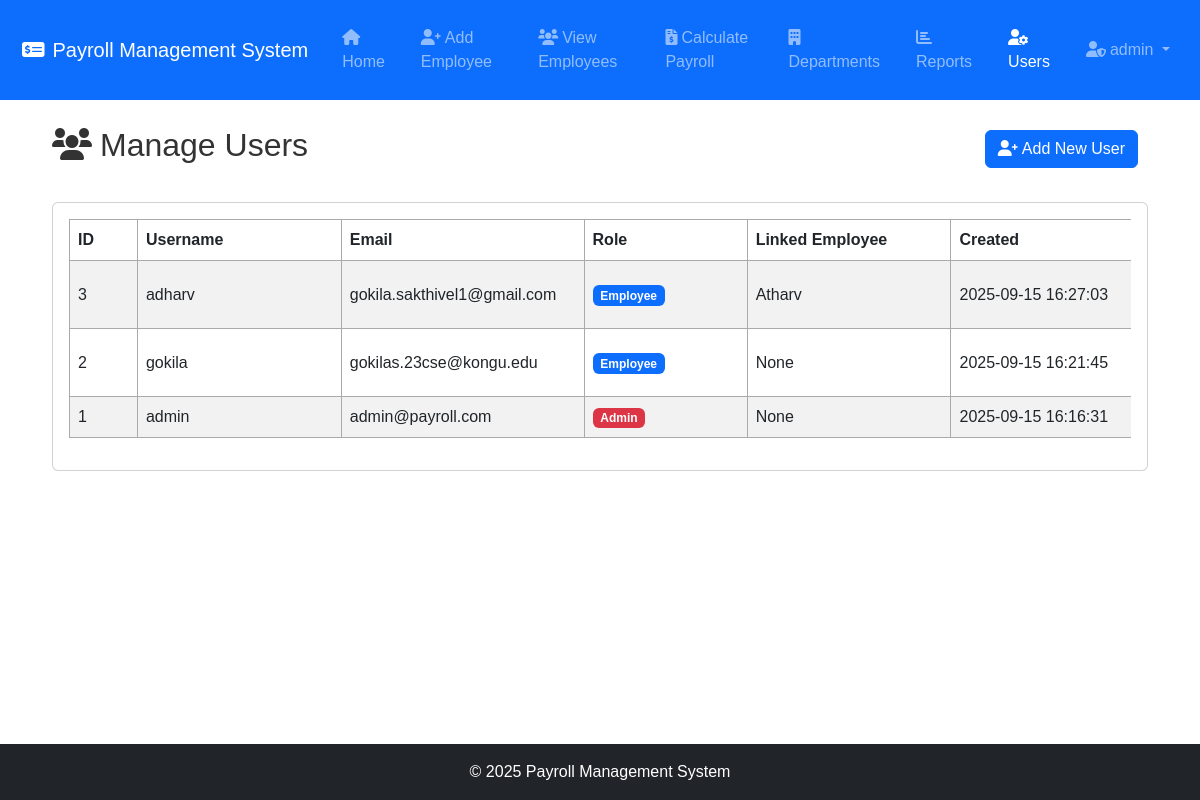
The page /users (signed in) on the database as committed earlier.
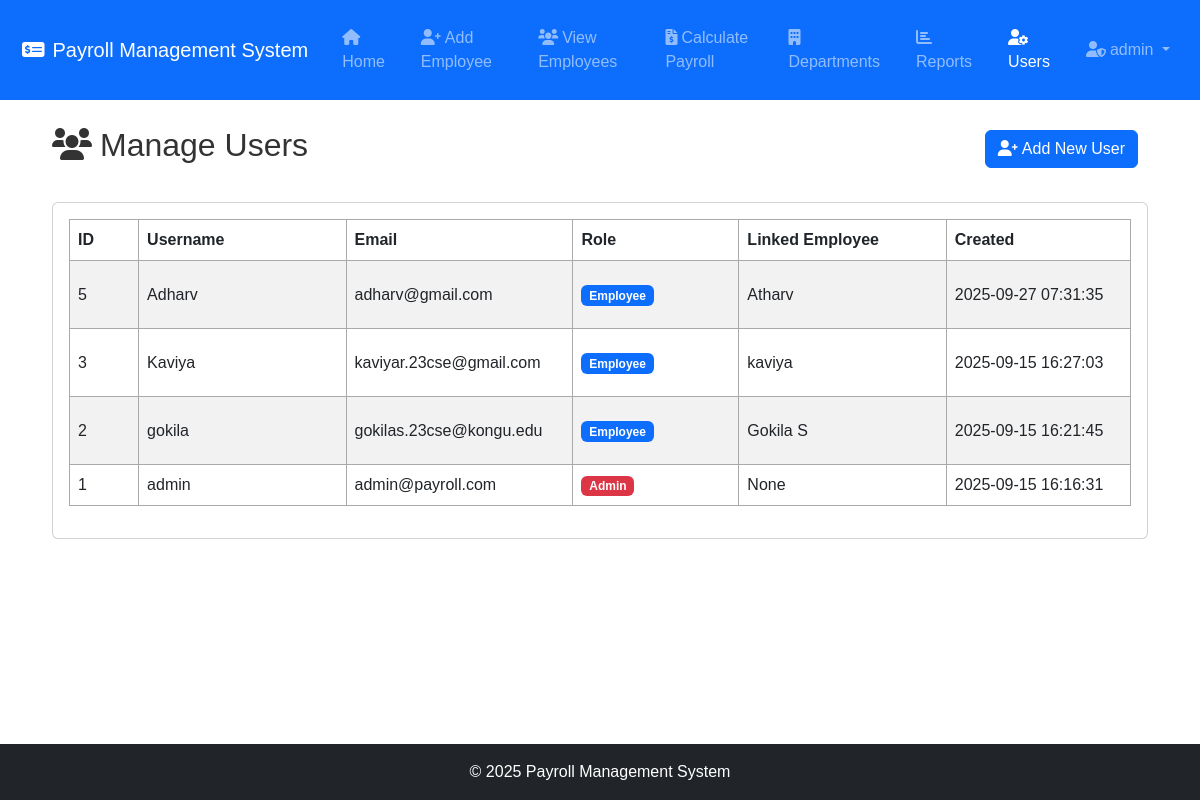
The same page on the database as committed later.
### tables this page shows
CREATE TABLE users (
                id INTEGER PRIMARY KEY AUTOINCREMENT,
                username TEXT UNIQUE NOT NULL,
                email TEXT UNIQUE NOT NULL,
                password_hash TEXT NOT NULL,
                role TEXT NOT NULL DEFAULT 'employee',
                employee_id INTEGER,
                created_at TIMESTAMP DEFAULT CURRENT_TIMESTAMP,
                FOREIGN KEY (employee_id) REFERENCES employees (id)
            );

CREATE TABLE employees (
                id INTEGER PRIMARY KEY AUTOINCREMENT,
                name TEXT NOT NULL,
                position TEXT NOT NULL,
                department TEXT,
                salary REAL NOT NULL,
                tax_rate REAL DEFAULT 0.15,
                allowances REAL DEFAULT 0
            , email TEXT, phone TEXT);

### app.py (the view)
@app.route('/users')
@admin_required
def manage_users():
    conn = sqlite3.connect('payroll_system/database.db')
    c = conn.cursor()
    c.execute("""SELECT u.id, u.username, u.email, u.role, e.name as employee_name, u.created_at
                 FROM users u
                 LEFT JOIN employees e ON u.employee_id = e.id
                 ORDER BY u.created_at DESC""")
    users = c.fetchall()
    conn.close()
    return render_template('manage_users.html', users=users)

### app.py (called while the page is built)
@login_manager.user_loader
def load_user(user_id):
    conn = sqlite3.connect('payroll_system/database.db')
    c = conn.cursor()
    c.execute("SELECT * FROM users WHERE id = ?", (user_id,))
    user_data = c.fetchone()
    conn.close()
    if user_data:
        return User(user_data[0], user_data[1], user_data[2], user_data[4], user_data[5])
    return None

def admin_required(f):
    @wraps(f)
    def decorated_function(*args, **kwargs):
        if not current_user.is_authenticated or current_user.role != 'admin':
            flash('Admin access required.', 'danger')
            return redirect(url_for('login'))
        return f(*args, **kwargs)
    return decorated_function

@app.context_processor
def inject_email_config():
    email_configured = (EMAIL_CONFIG.get('enabled', False) and
                        EMAIL_CONFIG.get('email') and
                        EMAIL_CONFIG.get('password'))
    return {'email_configured': email_configured}

### templates/manage_users.html (shortened to what this page needs)
<!DOCTYPE html>
<html lang="en">
<head>
    <link href="https://cdn.jsdelivr.net/npm/bootstrap@5.3.0-alpha1/dist/css/bootstrap.min.css" rel="stylesheet">
    <link href="https://cdnjs.cloudflare.com/ajax/libs/font-awesome/6.0.0/css/all.min.css" rel="stylesheet">
    <link rel="stylesheet" href="{{ url_for('static', filename='style.css') }}">
</head>
<body>
    <nav class="navbar navbar-expand-lg navbar-dark bg-primary mb-4">
        <div class="container-fluid">
            <a class="navbar-brand" href="/">
                <i class="fas fa-money-check-alt me-2"></i>Payroll Management System
            </a>
            <div class="collapse navbar-collapse" id="navbarNav">
                <ul class="navbar-nav me-auto">
                    <li class="nav-item">
                        <a class="nav-link" href="/"><i class="fas fa-home me-1"></i>Home</a>
                    </li>
                    <li class="nav-item">
                        <a class="nav-link" href="/add"><i class="fas fa-user-plus me-1"></i>Add Employee</a>
                    </li>
                    <li class="nav-item">
                        <a class="nav-link" href="/view"><i class="fas fa-users me-1"></i>View Employees</a>
                    </li>
                    <li class="nav-item">
                        <a class="nav-link" href="/payroll"><i class="fas fa-file-invoice-dollar me-1"></i>Calculate Payroll</a>
                    </li>
                    <li class="nav-item">
                        <a class="nav-link" href="/departments"><i class="fas fa-building me-1"></i>Departments</a>
                    </li>
                    <li class="nav-item">
                        <a class="nav-link" href="/department_report"><i class="fas fa-chart-bar me-1"></i>Reports</a>
                    </li>
                    <li class="nav-item">
                        <a class="nav-link active" href="{{ url_for('manage_users') }}"><i class="fas fa-user-cog me-1"></i>Users</a>
                    </li>
                </ul>
                <ul class="navbar-nav ms-auto">
                    <li class="nav-item dropdown">
                        <a class="nav-link dropdown-toggle" href="#" role="button" data-bs-toggle="dropdown" aria-expanded="false">
                            <i class="fas fa-user-shield me-1"></i>{{ current_user.username }}
                        </a>
                    </li>
                </ul>
            </div>
        </div>
    </nav>
    <div class="container">
        <div class="d-flex justify-content-between align-items-center mb-4">
            <h2><i class="fas fa-users me-2"></i>Manage Users</h2>
            <a href="{{ url_for('register') }}" class="btn btn-primary">
                <i class="fas fa-user-plus me-1"></i>Add New User
            </a>
        </div>
        <div class="card">
            <div class="card-body">
                {% if users %}
                <div class="table-responsive">
                    <table class="table table-striped">
                        <thead>
                            <tr>
                                <th>ID</th>
                                <th>Username</th>
                                <th>Email</th>
                                <th>Role</th>
                                <th>Linked Employee</th>
                                <th>Created</th>
                            </tr>
                        </thead>
                        <tbody>
                            {% for user in users %}
                            <tr>
                                <td>{{ user[0] }}</td>
                                <td>{{ user[1] }}</td>
                                <td>{{ user[2] }}</td>
                                <td>
                                    <span class="badge bg-{{ 'danger' if user[3] == 'admin' else 'primary' }}">
                                        {{ user[3].title() }}
                                    </span>
                                </td>
                                <td>{{ user[4] or 'None' }}</td>
                                <td>{{ user[5] }}</td>
                            </tr>
                            {% endfor %}
                        </tbody>
                    </table>
                </div>
                {% else %}
                <div class="text-center py-4">
                    <i class="fas fa-users fa-3x text-muted mb-3"></i>
                    <p class="text-muted">No users found.</p>
                </div>
                {% endif %}
            </div>
        </div>
    </div>
    <footer class="bg-dark text-white text-center py-3 mt-5">
        <div class="container">
            <p class="mb-0">© 2025 Payroll Management System</p>
        </div>
    </footer>
</body>
</html>

### static/style.css (style rules this page uses)
html, body { height: 100%; margin: 0; padding: 0; }
body { font-family: Arial; margin: 0; padding: 120px 40px 0 40px; min-height: 100vh; display: flex; flex-direction: column; }
h1, h2 { color: #333; }
table { width: 60%; border-collapse: collapse; }
table, th, td { border: 1px solid #aaa; }
th, td { padding: 8px; text-align: left; }
a { margin: 10px; display: inline-block; }
.navbar { position: fixed !important; top: 0; left: 0; right: 0; width: 100% !important; margin: 0 !important; z-index: 1030; }
.navbar .nav-item.dropdown { position: relative !important; }
.table-responsive table { min-width: 1200px; }
.table th, .table td { white-space: nowrap; vertical-align: middle; }
.table th:nth-child(1), .table td:nth-child(1) { width: 5%; }
.table th:nth-child(2), .table td:nth-child(2) { width: 15%; }
.table th:nth-child(3), .table td:nth-child(3) { width: 12%; }
.table th:nth-child(4), .table td:nth-child(4) { width: 12%; }
.table th:nth-child(5), .table td:nth-child(5) { width: 15%; }
.table th:nth-child(6), .table td:nth-child(6) { width: 10%; }
footer { width: 100vw !important; margin: 0 !important; margin-left: -40px !important; padding-left: 40px !important; padding-right: 40px !important; box-sizing: border-box !important; margin-top: auto !important; }
.container, .container-fluid { flex: 1; }

Rows that differ between the two databases and show on the page:
added users: id "5", username "Adharv", email "adharv@gmail.com", role "Employee", name "Atharv", created_at "2025-09-27 07:31:35"
changed users id 3: username "adharv" → "Kaviya"; email "gokila.sakthivel1@gmail.com" → "kaviyar.23cse@gmail.com"; name "Atharv" → "kaviya"
changed users "gokila": name "None" → "Gokila S"
